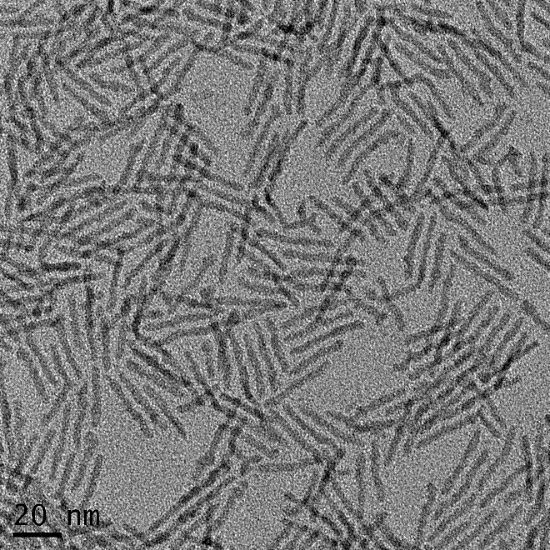
#> input picture data/curated/s2_A_starting_rods.png, 550 x 550 px
$ python -i segment.py   (imports and definitions only)
#> lines starting #> are read from the running program, lines starting #| are printed output that depends on the picture; after the words box and inside, x2 and y2 are one past the last pixel; in counts of white or black regions, pixels touching at a corner belong together
"""
Particle Segmenter — find dark nanoparticles in a TEM image
==============================================================

This file separates nanoparticles from the lighter carbon-film background using
thresholding and cleanup steps. It ignores the scale-bar strip at the bottom,
drops obvious background noise, and splits large merged blobs that contain two
or more touching rods.
"""

from __future__ import annotations

import numpy as np
from scipy import ndimage as ndi
from skimage import morphology, segmentation
from skimage.feature import peak_local_max
from skimage.filters import threshold_local, threshold_otsu
from skimage.measure import find_contours, label, regionprops

from tem_rods.models import AnalysisConfig, ThresholdMode


def segment_particles(
    image: np.ndarray,
    *,
    min_particle_area_px: int = 30,
    max_particle_area_px: int | None = None,
    use_watershed: bool = False,
    watershed_min_distance: int = 10,
    exclude_border: bool = True,
    min_solidity: float = 0.55,
    min_extent: float = 0.25,
    min_local_contrast: float = 0.04,
    mask_bottom_fraction: float = 0.12,
    morphology_closing_radius: int = 1,
    fill_holes: bool = True,
    split_touching_particles: bool = True,
    split_min_area_px: int = 500,
    split_max_aspect_ratio: float = 4.5,
    split_min_width_px: float = 22.0,
    split_watershed_min_distance: int = 5,
    threshold_mode: ThresholdMode = ThresholdMode.AUTO,
    percentile_threshold: float = 40.0,
    local_threshold_block_size: int = 35,
    local_threshold_offset: float = 0.01,
    min_darkness: float = 0.08,
    exclude_bbox: tuple[int, int, int, int] | None = None,
) -> np.ndarray:
    """
    Segment dark particles on a lighter TEM background.

    Returns an integer label image (0 = background).
    """
    binary = _binarize_particles(
        image,
        threshold_mode=threshold_mode,
        percentile_threshold=percentile_threshold,
        local_threshold_block_size=local_threshold_block_size,
        local_threshold_offset=local_threshold_offset,
        min_darkness=min_darkness,
    )
    # Remove tiny specks — real nanorods are larger than a few pixels across.
    binary = morphology.remove_small_objects(binary, min_size=min_particle_area_px)
    binary = morphology.binary_opening(binary, morphology.disk(1))
    if morphology_closing_radius > 0:
        binary = morphology.binary_closing(binary, morphology.disk(morphology_closing_radius))

    # Light centers inside rods (TEM diffraction contrast) can split one rod into two blobs.
    if fill_holes:
        binary = ndi.binary_fill_holes(binary)

    # Scale-bar text and the white bar line would otherwise be counted as particles.
    if mask_bottom_fraction > 0:
        binary = _mask_bottom_region(binary, mask_bottom_fraction)

    if exclude_bbox is not None:
        binary = _mask_bbox(binary, exclude_bbox)

    if exclude_border:
        binary = segmentation.clear_border(binary)

    if use_watershed:
        labels = _watershed_labels(binary, watershed_min_distance)
    else:
        labels = label(binary)

    if split_touching_particles:
        # Large merged blobs in dense clusters may contain several touching rods.
        labels = _split_touching_regions(
            labels,
            split_min_area_px=split_min_area_px,
            split_max_aspect_ratio=split_max_aspect_ratio,
            split_min_width_px=split_min_width_px,
            split_watershed_min_distance=split_watershed_min_distance,
            min_piece_area_px=max(min_particle_area_px, 60),
        )

    return _filter_regions(
        labels,
        image,
        min_area=min_particle_area_px,
        max_area=max_particle_area_px,
        min_solidity=min_solidity,
        min_extent=min_extent,
        min_local_contrast=min_local_contrast,
        min_darkness=min_darkness,
    )


# [46 lines left out: functions segment_particles_from_config, _watershed_labels, not called in this run]


def _split_touching_regions(
    labels: np.ndarray,
    *,
    split_min_area_px: int,
    split_max_aspect_ratio: float,
    split_min_width_px: float,
    split_watershed_min_distance: int,
    min_piece_area_px: int,
    bbox_pad: int = 3,
) -> np.ndarray:
    """
    Re-segment only large blobs that likely contain multiple touching rods.

    Small isolated rods are left untouched so length statistics stay stable.
    """
    output = labels.copy()
    next_id = int(output.max()) + 1
    max_split_area = 80_000
    max_split_bbox = 450

    for region in regionprops(labels):
        if not _should_split_region(
            region,
            split_min_area_px=split_min_area_px,
            split_max_aspect_ratio=split_max_aspect_ratio,
            split_min_width_px=split_min_width_px,
        ):
            continue
        if region.area > max_split_area:
            continue
        min_row, min_col, max_row, max_col = region.bbox
        if (max_row - min_row) > max_split_bbox or (max_col - min_col) > max_split_bbox:
            continue

        row_start = max(0, min_row - bbox_pad)
        col_start = max(0, min_col - bbox_pad)
        row_end = min(output.shape[0], max_row + bbox_pad)
        col_end = min(output.shape[1], max_col + bbox_pad)
        submask = labels[row_start:row_end, col_start:col_end] == region.label

        distance = ndi.distance_transform_edt(submask)
        coords = peak_local_max(
            distance,
            min_distance=split_watershed_min_distance,
            labels=submask,
        )
        if len(coords) < 2:
            continue

        marker_mask = np.zeros(distance.shape, dtype=bool)
        marker_mask[tuple(coords.T)] = True
        markers = ndi.label(marker_mask)[0]
        split_labels = segmentation.watershed(-distance, markers, mask=submask)

        output[row_start:row_end, col_start:col_end][submask] = 0
        for piece_id in range(1, split_labels.max() + 1):
            piece = split_labels == piece_id
            if int(piece.sum()) < min_piece_area_px:
                continue
            output[row_start:row_end, col_start:col_end][piece] = next_id
            next_id += 1

    return _relabel_sequential(output)


def _should_split_region(
    region,
    *,
    split_min_area_px: int,
    split_max_aspect_ratio: float,
    split_min_width_px: float,
) -> bool:
    """
    Return True when a blob is large/wide enough to be multiple touching rods.

    Slender single rods (high aspect) are never split. Wide or chunky blobs
    in dense clusters are candidates for watershed separation.
    """
    if region.area <= split_min_area_px:
        return False

    aspect = region.major_axis_length / max(region.minor_axis_length, 1.0)
    if aspect >= split_max_aspect_ratio:
        return False

    # Wide minor axis → likely parallel rods merged side-by-side
    if region.minor_axis_length >= split_min_width_px:
        return True

    # Only split chunky clusters (low aspect, very large area) — avoids fragmenting single rods
    if (
        region.area >= int(split_min_area_px * 1.5)
        and aspect < split_max_aspect_ratio
        and region.minor_axis_length >= split_min_width_px * 0.9
    ):
        return True

    return False


def _relabel_sequential(labels: np.ndarray) -> np.ndarray:
    if int(labels.max()) == 0:
        return labels
    from skimage.segmentation import relabel_sequential as _sk_relabel

    return _sk_relabel(labels)[0]


def _mask_bottom_region(binary: np.ndarray, bottom_fraction: float) -> np.ndarray:
    """Remove the bottom strip where scale bars and figure labels usually appear."""
    masked = binary.copy()
    cutoff = int(binary.shape[0] * (1.0 - bottom_fraction))
    masked[cutoff:, :] = False
    return masked


# [9 lines left out: function _mask_bbox, not called in this run]


def _threshold_dark_particles(image: np.ndarray, *, min_darkness: float) -> np.ndarray:
    """Keep only pixels clearly darker than the carbon-film background.

    Film grain sits a few percent below the median. Nanorods are much darker.
    Statistics are taken from the brighter half of the image so the dark tail
    (the particles) does not inflate the background scale.
    """
    flat = image.reshape(-1)
    median = float(np.median(flat))
    film = flat[flat >= median]
    if film.size < 32:
        film = flat
    film_med = float(np.median(film))
    mad = float(np.median(np.abs(film - film_med)))
    sigma = 1.4826 * mad if mad > 1e-6 else float(max(np.std(film), 1e-3))
    offset = max(float(min_darkness), 2.8 * sigma)
    return image < (median - offset)


def _binarize_particles(
    image: np.ndarray,
    *,
    threshold_mode: ThresholdMode,
    percentile_threshold: float,
    local_threshold_block_size: int,
    local_threshold_offset: float,
    min_darkness: float = 0.08,
) -> np.ndarray:
    mode = threshold_mode
    mode_value = mode.value if isinstance(mode, ThresholdMode) else str(mode)
    if mode == ThresholdMode.AUTO or mode_value == "auto":
        trial = threshold_otsu(image)
        if (image < trial).mean() > 0.75:
            mode = ThresholdMode.PERCENTILE
        else:
            # Never fall back to local thresholding: it labels every film-grain valley.
            mode = ThresholdMode.DARK
            mode_value = "dark"

    if mode == ThresholdMode.PERCENTILE or mode_value == "percentile":
        thresh = float(np.percentile(image, percentile_threshold))
        return image < thresh
    if mode == ThresholdMode.LOCAL or mode_value == "local":
        block = local_threshold_block_size
        if block % 2 == 0:
            block += 1
        local_thresh = threshold_local(
            image,
            block_size=block,
            offset=local_threshold_offset,
        )
        return image < local_thresh
    if mode == ThresholdMode.DARK or mode_value == "dark":
        return _threshold_dark_particles(image, min_darkness=min_darkness)
    thresh = float(threshold_otsu(image))
    return image < thresh


def _local_contrast(image: np.ndarray, particle_mask: np.ndarray, *, padding: int = 5) -> float:
    """How much darker the particle is compared with nearby background (0–1 scale)."""
    dilated = morphology.binary_dilation(particle_mask, morphology.disk(padding))
    ring = dilated & ~particle_mask
    if not ring.any():
        return 0.0
    return float(image[ring].mean() - image[particle_mask].mean())


def _filter_regions(
    labels: np.ndarray,
    image: np.ndarray,
    *,
    min_area: int,
    max_area: int | None,
    min_solidity: float,
    min_extent: float,
    min_local_contrast: float,
    min_darkness: float = 0.08,
) -> np.ndarray:
    kept = np.zeros_like(labels)
    next_id = 1
    padding = 5
    h, w = labels.shape
    background = float(np.median(image))
    for region in regionprops(labels):
        if region.area < min_area:
            continue
        if max_area is not None and region.area > max_area:
            continue
        if region.solidity < min_solidity:
            continue
        if region.extent < min_extent:
            continue

        minr, minc, maxr, maxc = region.bbox
        r0 = max(0, minr - padding)
        c0 = max(0, minc - padding)
        r1 = min(h, maxr + padding)
        c1 = min(w, maxc + padding)
        crop_img = image[r0:r1, c0:c1]
        crop_mask = np.zeros(crop_img.shape, dtype=bool)
        crop_mask[minr - r0 : maxr - r0, minc - c0 : maxc - c0] = region.image
        if not crop_mask.any():
            continue
        # Drop film-grain blobs: they are not much darker than the whole field.
        if float(crop_img[crop_mask].mean()) > background - min_darkness:
            continue
        if _local_contrast(crop_img, crop_mask) < min_local_contrast:
            continue

        kept[minr:maxr, minc:maxc][region.image] = next_id
        next_id += 1
    return kept


# [8 lines left out: function iter_region_contours_xy, not called in this run]

>>> import cv2
>>> picture = cv2.imread('../../data/curated/s2_A_starting_rods.png', cv2.IMREAD_GRAYSCALE)
#> picture is the input picture: shape (550, 550); min 0, max 252, mean 121.5
>>> result = segment_particles(picture)
#> in _binarize_particles, `trial = threshold_otsu(image)`: trial = 119
#> in _threshold_dark_particles, `film_med = float(np.median(film))`: film_med = 137
#> in _threshold_dark_particles, `mad = float(np.median(np.abs(film - film_med)))`: mad = 18
#> in _threshold_dark_particles, `sigma = 1.4826 * mad if mad > 1e-6 else float(max(np.std(film), 1e-3))`: sigma = 26.69
#> in _threshold_dark_particles, `offset = max(float(min_darkness), 2.8 * sigma)`: offset = 74.72
#> in _threshold_dark_particles, `return image < (median - offset)`:
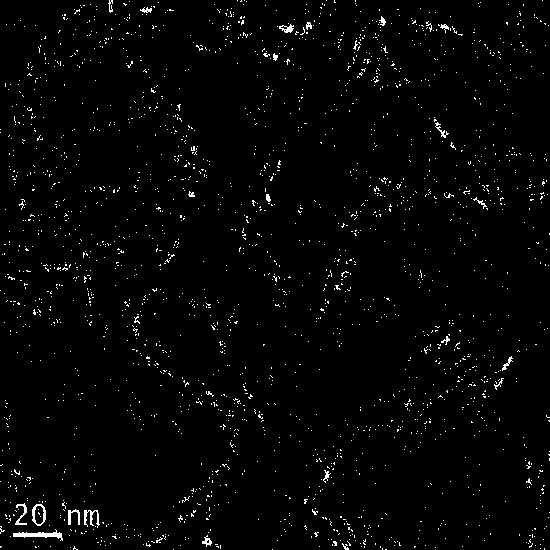
#> returned value: shape (550, 550) bool; 1.9% white in thin lines or dots
#> in segment_particles, `binary = morphology.remove_small_objects(binary, min_size=min_particle..`:
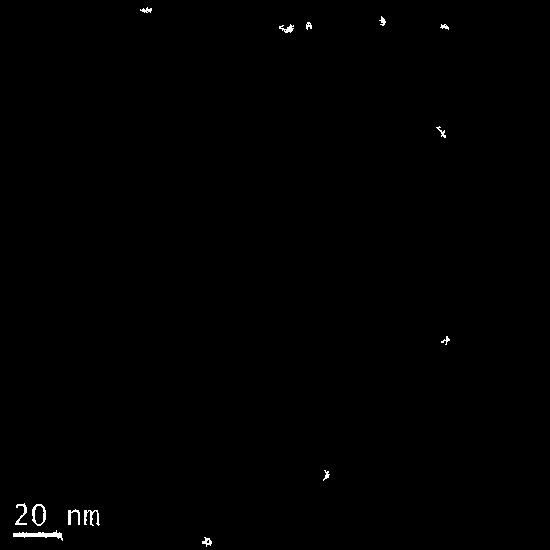
#> binary: shape (550, 550) bool; 0.33% white; 14 white regions, largest, box (x1, y1, x2, y2) and area: (13, 530, 63, 541) 226, (32, 504, 46, 526) 122, (84, 510, 100, 526) 118
#> in segment_particles, `binary = morphology.binary_opening(binary, morphology.disk(1))`:
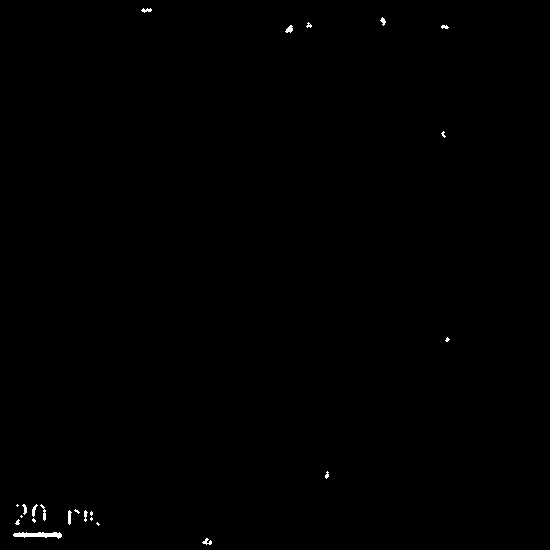
#> binary: shape (550, 550) bool; 0.23% white; 23 white regions (11 under 20 px), largest, box (x1, y1, x2, y2) and area: (13, 532, 62, 539) 215, (68, 510, 72, 525) 42, (40, 504, 46, 521) 41
#> in segment_particles, `binary = morphology.binary_closing(binary, morphology.disk(morphology_..`: binary: shape (550, 550) bool; 0.24% white; 23 white regions (10 under 20 px), largest, box (x1, y1, x2, y2) and area: (13, 532, 62, 539) 215, (202, 538, 212, 545) 44, (68, 510, 72, 525) 42
#> in _mask_bottom_region, `masked[cutoff:, :] = False`:
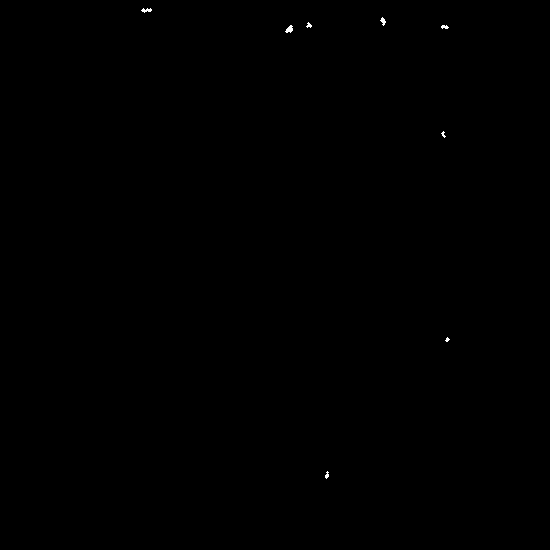
#> masked: shape (550, 550) bool; 0.06% white in thin lines or dots, all inside (x1, y1, x2, y2) = (141, 8, 450, 479)
#> in segment_particles, `labels = label(binary)`: labels: shape (550, 550) int32; 9 distinct labels, from 0 to 8
#> in _split_touching_regions, `next_id = int(output.max()) + 1`: next_id = 9
#> the loop in _split_touching_regions, `for region in regionprops(labels):` made 8 passes
#> in _filter_regions, `h, w = labels.shape`: h = 550
#> in _filter_regions, `background = float(np.median(image))`: background = 119
#> the loop in _filter_regions, `for region in regionprops(labels):` made 8 passes
#> (minr, minc, maxr, maxc, r0, c0, r1, c1) on passes 1, 4: (8, 141, 13, 152, 3, 136, 18, 157), (25, 285, 33, 293, 20, 280, 38, 298)
#> after the loop in _filter_regions, `for region in regionprops(labels):`: kept: shape (550, 550) int32; 3 distinct labels, from 0 to 2
#> after the loop in _filter_regions, `for region in regionprops(labels):`: next_id = 3

$ run again, on data/curated/s2_D_65min.png
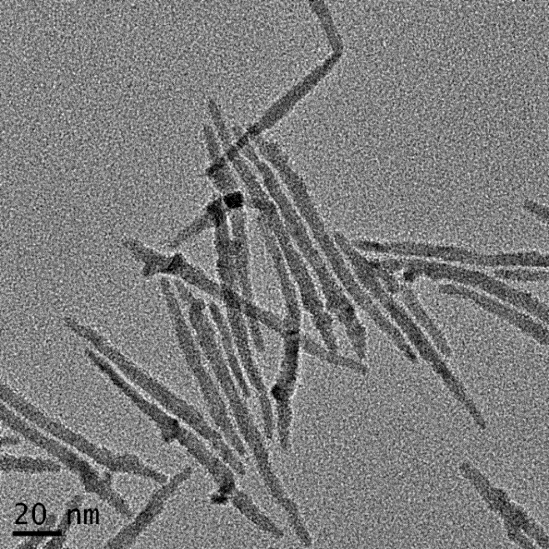
#> input picture data/curated/s2_D_65min.png, 549 x 549 px
#> picture is the input picture: shape (549, 549); min 0, max 254, mean 125.5
#> trial = 119
#> film_med = 137
#> mad = 17
#> sigma = 25.2
#> offset = 70.57
#> in _mask_bottom_region, `masked[cutoff:, :] = False`:
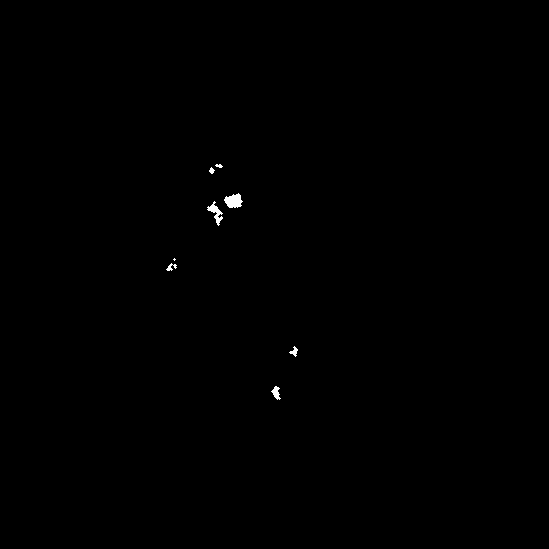
#> masked: shape (549, 549) bool; 0.18% white; 8 white regions (1 under 20 px), largest, box (x1, y1, x2, y2) and area: (224, 193, 243, 208) 194, (207, 201, 223, 226) 144, (271, 386, 281, 400) 74
#> labels: shape (549, 549) int32; 9 distinct labels, from 0 to 8
#> in _split_touching_regions, `next_id = int(output.max()) + 1`: next_id = 9
#> the loop in _split_touching_regions, `for region in regionprops(labels):` made 8 passes
#> h = 549
#> background = 119
#> the loop in _filter_regions, `for region in regionprops(labels):` made 8 passes
#> (minr, minc, maxr, maxc, r0, c0, r1, c1) on passes 3, 4, 6, 7, 8: (193, 224, 208, 243, 188, 219, 213, 248), (201, 207, 226, 223, 196, 202, 231, 228), (263, 166, 271, 177, 258, 161, 276, 182), (346, 289, 357, 298, 341, 284, 362, 303), (386, 271, 400, 281, 381, 266, 405, 286)
#> after the loop in _filter_regions, `for region in regionprops(labels):`:
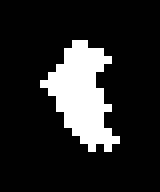
#> crop_mask: shape (24, 20) bool (shown 8 times larger); 15.4% white; 1 white region, box (x1, y1, x2, y2) and area: (5, 5, 15, 19) 74
#> after the loop in _filter_regions, `for region in regionprops(labels):`: next_id = 6
